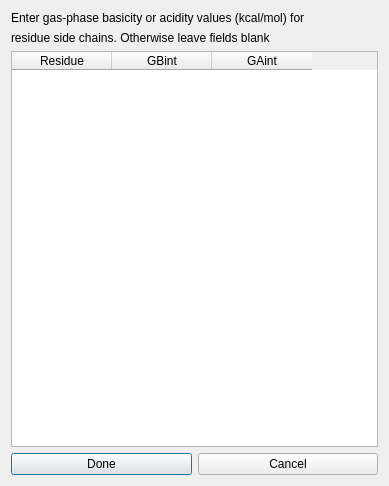
<?xml version="1.0" encoding="UTF-8"?>
<ui version="4.0">
 <class>Dialog</class>
 <widget class="QDialog" name="Dialog">
  <property name="geometry">
   <rect>
    <x>0</x>
    <y>0</y>
    <width>389</width>
    <height>486</height>
   </rect>
  </property>
  <property name="windowTitle">
   <string>Dialog</string>
  </property>
  <layout class="QGridLayout" name="gridLayout">
   <item row="0" column="0">
    <layout class="QVBoxLayout" name="verticalLayout_2">
     <item>
      <layout class="QVBoxLayout" name="verticalLayout">
       <item>
        <widget class="QLabel" name="label">
         <property name="text">
          <string>Enter gas-phase basicity or acidity values (kcal/mol) for </string>
         </property>
        </widget>
       </item>
       <item>
        <widget class="QLabel" name="label_2">
         <property name="text">
          <string>residue side chains. Otherwise leave fields blank</string>
         </property>
        </widget>
       </item>
      </layout>
     </item>
     <item>
      <widget class="QTableWidget" name="intrinsicTable">
       <column>
        <property name="text">
         <string>Residue</string>
        </property>
       </column>
       <column>
        <property name="text">
         <string>GBint</string>
        </property>
       </column>
       <column>
        <property name="text">
         <string>GAint</string>
        </property>
       </column>
      </widget>
     </item>
     <item>
      <layout class="QHBoxLayout" name="horizontalLayout">
       <item>
        <widget class="QPushButton" name="intrinsicDone">
         <property name="text">
          <string>Done</string>
         </property>
        </widget>
       </item>
       <item>
        <widget class="QPushButton" name="intrinsicCancel">
         <property name="text">
          <string>Cancel</string>
         </property>
        </widget>
       </item>
      </layout>
     </item>
    </layout>
   </item>
  </layout>
 </widget>
 <resources/>
 <connections/>
</ui>
